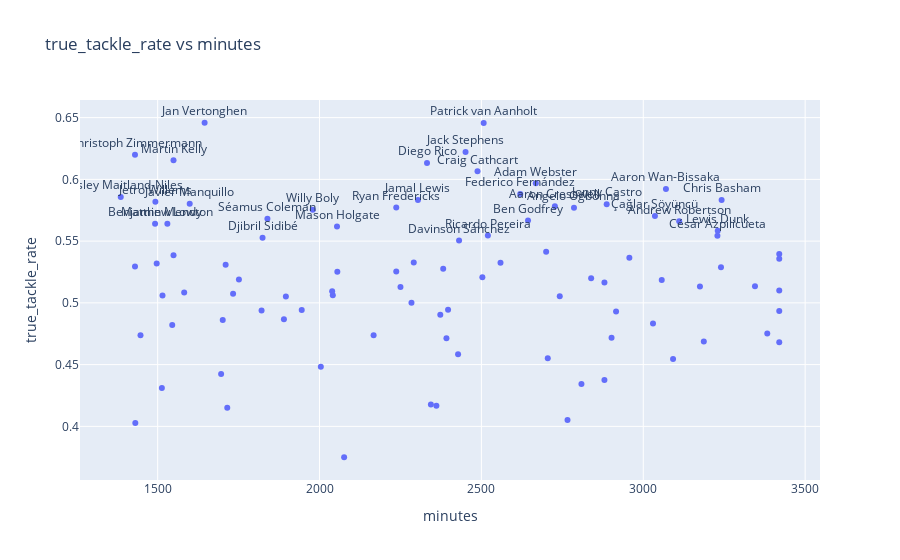

Notebook cell for this chart:
### Code cell
plot(defenders,'minutes','true_tackle_rate','scatter')

### Figure 1 — Plotly figure (JSON) as saved in the notebook; plotly's stock layout.template omitted (floating-point values rounded to 4 significant figures)
{"data": [{"mode": "markers+text", "text": ["Patrick van Aanholt", null, null, null, null, null, null, "César Azpilicueta", null, null, "Chris Basham", null, null, "Willy Boly", null, null, "Jonny Castro", "Craig Cathcart", null, null, null, "Séamus Coleman", null, "Aaron Cresswell", null, null, null, null, null, null, "Lewis Dunk", null, null, null, null, "Federico Fernández", null, "Ryan Fredericks", "Ben Godfrey", null, null, null, "Mason Holgate", null, null, null, "Martin Kelly", null, null, null, "Jamal Lewis", null, "Matthew Lowton", null, null, "Ainsley Maitland-Niles", "Javier Manquillo", null, null, null, "Benjamin Mendy", null, null, null, null, "Angelo Ogbonna", null, null, "Ricardo Pereira", "Diego Rico", "Andrew Robertson", null, null, "Davinson Sánchez", null, "Djibril Sidibé", null, "Çağlar Söyüncü", null, "Jack Stephens", null, null, null, null, null, "Jan Vertonghen", null, null, "Aaron Wan-Bissaka", null, "Adam Webster", "Jetro Willems", "Christoph Zimmermann", null], "textposition": "top center", "type": "scatter", "x": [2507, 3240, 2503, 2957, 3175, 1430, 2700, 3229, 3420, 1890, 3242, 3057, 2742, 1979, 2880, 2167, 2887, 2488, 2373, 1751, 3420, 1839, 2428, 2727, 1431, 2361, 3030, 3420, 2766, 2839, 3230, 3187, 1447, 3383, 2237, 2620, 2397, 2237, 2644, 2004, 2041, 1545, 2054, 1515, 2250, 2559, 1549, 1701, 2039, 2076, 2304, 3092, 1530, 2809, 3420, 1386, 1599, 1513, 1821, 2880, 1492, 2284, 2902, 1896, 2916, 2786, 1715, 1696, 2520, 2332, 3111, 1710, 2705, 2431, 1733, 1824, 2055, 3036, 1549, 2451, 3345, 2291, 3420, 1945, 1582, 1645, 1497, 2392, 3070, 2382, 2668, 1493, 1430, 2344], "y": [0.6456, 0.5289, 0.5208, 0.5366, 0.5133, 0.5294, 0.5414, 0.5543, 0.4933, 0.4867, 0.5833, 0.5185, 0.5053, 0.5755, 0.5164, 0.4737, 0.5799, 0.6066, 0.4904, 0.519, 0.5395, 0.5682, 0.4583, 0.5783, 0.4028, 0.4167, 0.4833, 0.5357, 0.4051, 0.52, 0.5584, 0.4688, 0.4737, 0.4752, 0.5254, 0.5882, 0.4944, 0.5772, 0.5667, 0.4483, 0.5062, 0.4821, 0.5618, 0.506, 0.5128, 0.5325, 0.6154, 0.4861, 0.5094, 0.375, 0.5833, 0.4545, 0.5641, 0.4342, 0.4681, 0.5857, 0.5802, 0.431, 0.4938, 0.4375, 0.5641, 0.5, 0.4717, 0.5052, 0.493, 0.5769, 0.4151, 0.4423, 0.5545, 0.6132, 0.566, 0.5309, 0.4552, 0.5506, 0.5075, 0.5526, 0.5253, 0.5703, 0.5385, 0.6222, 0.5135, 0.5327, 0.5101, 0.4943, 0.5085, 0.6458, 0.5319, 0.4714, 0.5923, 0.5276, 0.5968, 0.5818, 0.62, 0.4177]}], "layout": {"title": {"text": "true_tackle_rate vs minutes"}, "xaxis": {"title": {"text": "minutes"}}, "yaxis": {"title": {"text": "true_tackle_rate"}}}}
